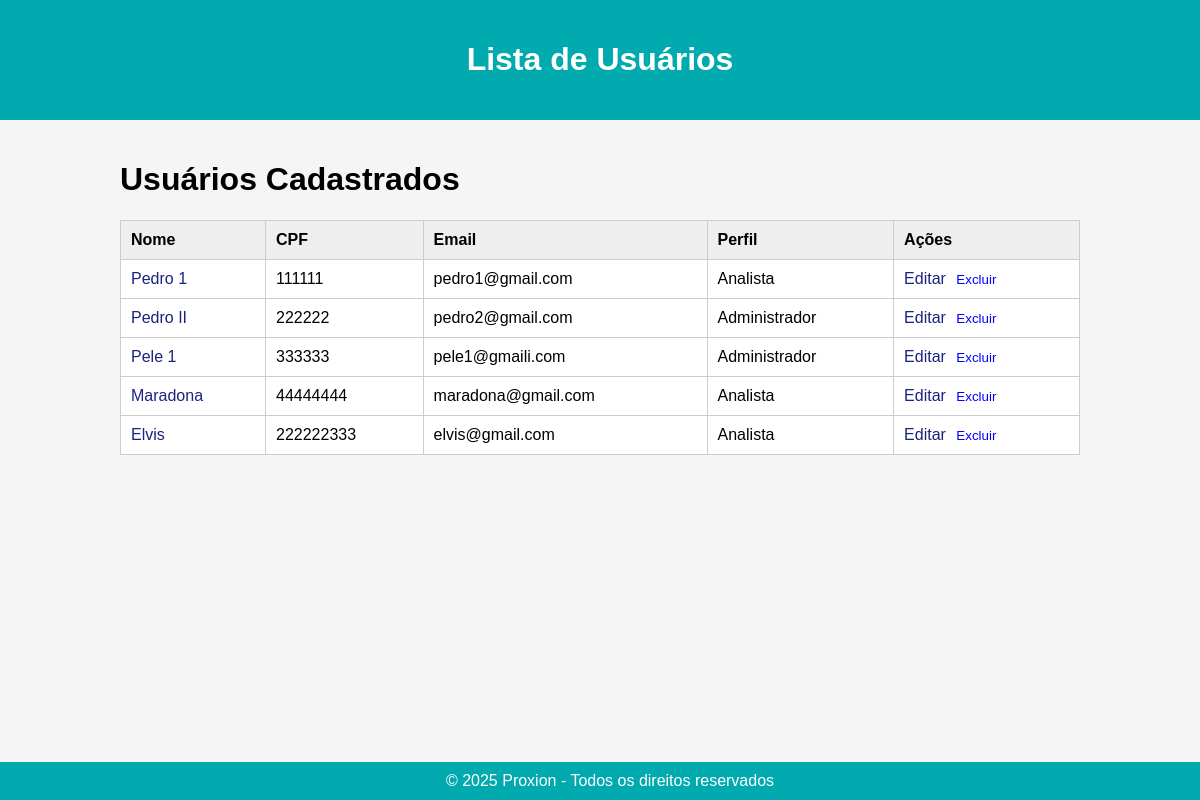
The app's page /usuarios/, older data.
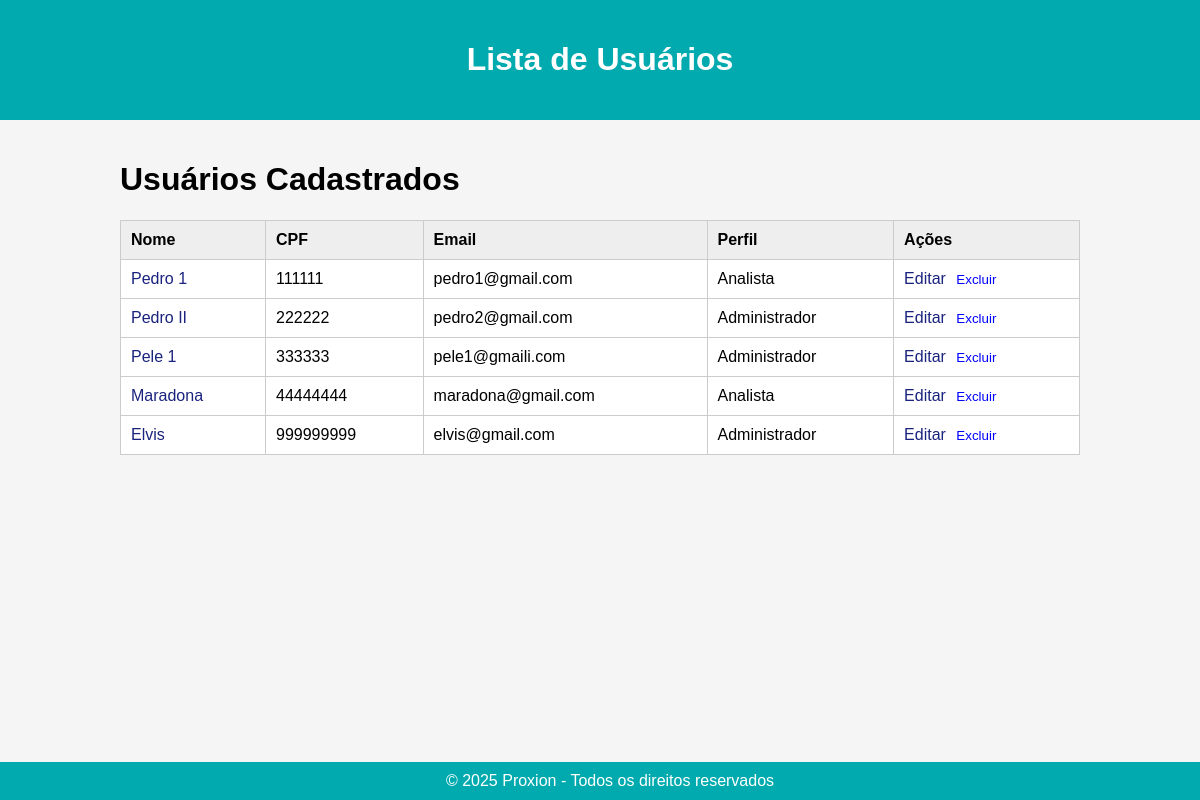
The same page, newer data.
### usuarios/models.py (models this page shows, shortened)
class Usuario(models.Model):
    PERFIS = (
        ('admin', 'Administrador'),
        ('analista', 'Analista'),
    )
    nome_completo = models.CharField(max_length=255)
    cpf = models.CharField(max_length=14, unique=True)
    email = models.EmailField(unique=True)
    telefone = models.CharField(max_length=20, blank=True)
    foto = models.ImageField(upload_to='usuarios/fotos/', null=True, blank=True)
    assinatura = models.ImageField(upload_to='usuarios/assinaturas/', null=True, blank=True)
    perfil = models.CharField(max_length=10, choices=PERFIS, default='analista')
    data_cadastro = models.DateTimeField(default=timezone.now, editable=False)

### usuarios/views.py (the view)
# urls.py: path('', views.listar_usuarios, name='listar_usuarios'),
def listar_usuarios(request):
    usuarios = Usuario.objects.all()
    return render(request, 'usuarios/listar_usuarios.html', {'usuarios': usuarios})

### usuarios/templates/usuarios/listar_usuarios.html (shortened to what this page needs)
{% extends 'base.html' %}
{% block header %}
    <h1>Lista de Usuários</h1>
{% endblock %}
{% block content %}
<h1>Usuários Cadastrados</h1>
<table border="1" cellspacing="0" cellpadding="8">
    <thead>
        <tr>
            <th>Nome</th>
            <th>CPF</th>
            <th>Email</th>
            <th>Perfil</th>
            <th>Ações</th>
        </tr>
    </thead>
    <tbody>
        {% for usuario in usuarios %}
        <tr>
            <td><a href="{% url 'usuarios:detalhes_usuario' usuario.id %}">{{ usuario.nome_completo }}</a></td>
            <td>{{ usuario.cpf }}</td>
            <td>{{ usuario.email }}</td>
            <td>{{ usuario.get_perfil_display }}</td>
            <td>
                <a href="{% url 'usuarios:editar_usuario' usuario.id %}">Editar</a>
                <form method="POST" action="{% url 'usuarios:excluir_usuario' usuario.id %}" style="display:inline;" onsubmit="return confirm('Tem certeza que deseja excluir este usuário?');">
                    <button type="submit" style="background:none;border:none;color:blue;cursor:pointer;">Excluir</button>
                </form>
            </td>
        </tr>
        {% empty %}
        <tr>
            <td colspan="5">Nenhum usuário cadastrado.</td>
        </tr>
        {% endfor %}
    </tbody>
</table>
{% endblock %}

Row changes from the older to the newer data that the page shows:
changed Usuario "Elvis": cpf "222222333" → "999999999"; perfil "Analista" → "Administrador"
